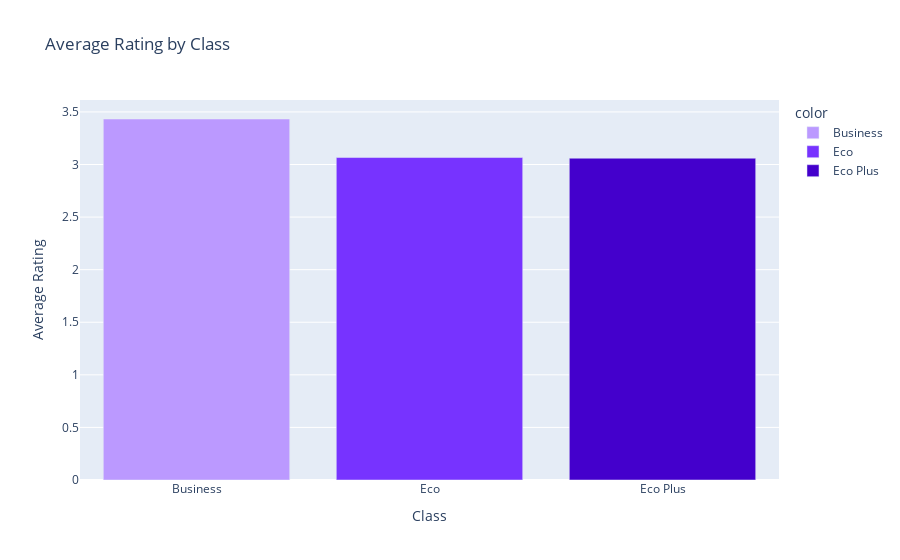

Source (notebook cell):
### Code cell
grp = data.pivot_table(index='class', values='rating_avg').reset_index()
px.bar(y=grp['rating_avg'], x=grp['class'], color=grp['class'],
       title='Rating by Class',
       labels={
           'y': 'Average Rating',
           'x': 'Class'},
      color_discrete_map={'Business':'#bb99ff', 'Eco':'#7733ff', 'Eco Plus':'#4400cc'}
)

### Figure 1 — Plotly figure (JSON) as saved in the notebook; plotly's stock layout.template omitted (floating-point values rounded to 4 significant figures)
{"data": [{"alignmentgroup": "True", "hovertemplate": "color=Business<br>Class=%{x}<br>Average Rating=%{y}<extra></extra>", "legendgroup": "Business", "marker": {"color": "#bb99ff", "pattern": {"shape": ""}}, "name": "Business", "offsetgroup": "Business", "orientation": "v", "showlegend": true, "textposition": "auto", "type": "bar", "x": ["Business"], "xaxis": "x", "y": [3.433], "yaxis": "y"}, {"alignmentgroup": "True", "hovertemplate": "color=Eco<br>Class=%{x}<br>Average Rating=%{y}<extra></extra>", "legendgroup": "Eco", "marker": {"color": "#7733ff", "pattern": {"shape": ""}}, "name": "Eco", "offsetgroup": "Eco", "orientation": "v", "showlegend": true, "textposition": "auto", "type": "bar", "x": ["Eco"], "xaxis": "x", "y": [3.066], "yaxis": "y"}, {"alignmentgroup": "True", "hovertemplate": "color=Eco Plus<br>Class=%{x}<br>Average Rating=%{y}<extra></extra>", "legendgroup": "Eco Plus", "marker": {"color": "#4400cc", "pattern": {"shape": ""}}, "name": "Eco Plus", "offsetgroup": "Eco Plus", "orientation": "v", "showlegend": true, "textposition": "auto", "type": "bar", "x": ["Eco Plus"], "xaxis": "x", "y": [3.06], "yaxis": "y"}], "layout": {"barmode": "relative", "legend": {"title": {"text": "color"}, "tracegroupgap": 0}, "title": {"text": "Average Rating by Class"}, "xaxis": {"anchor": "y", "domain": [0, 1], "title": {"text": "Class"}}, "yaxis": {"anchor": "x", "domain": [0, 1], "title": {"text": "Average Rating"}}}}
